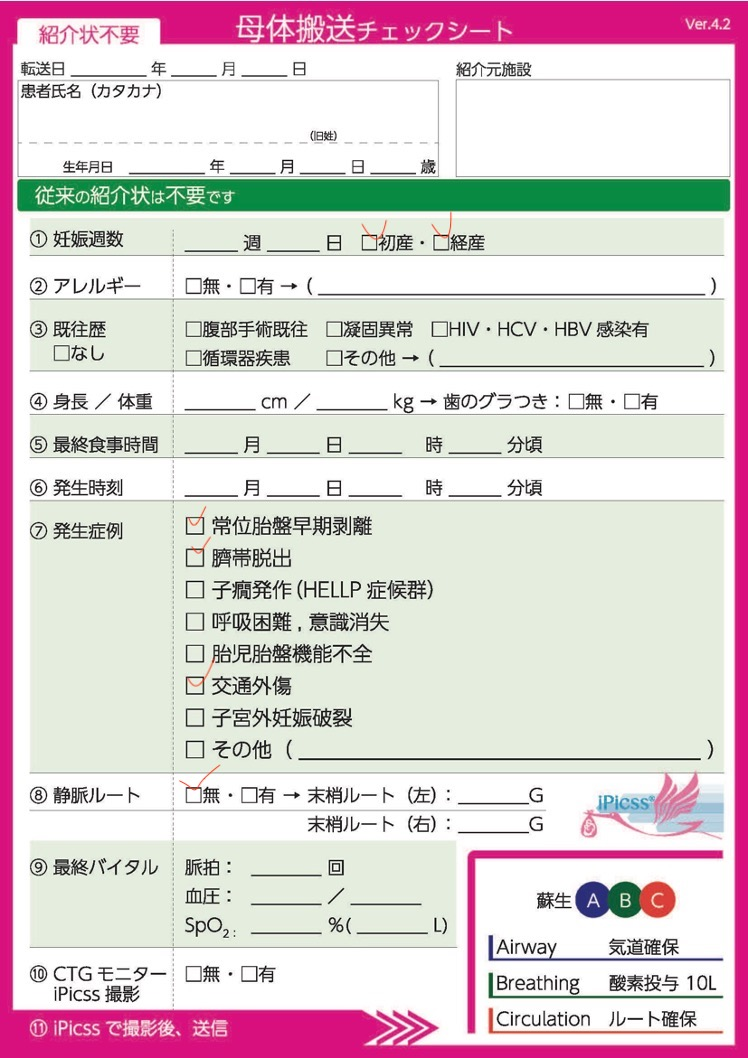
#> input picture sheet1.jpg, 748 x 1058 px
$ jupyter execute --allow-errors sample.ipynb
#> lines starting #> are read from the running program, lines starting #| are printed output that depends on the picture
[cell 1]
import cv2
import numpy as np
import matplotlib.pyplot as plt

[cell 2]
def plot_circles(image: np.ndarray) -> None:
    # Convert the image from BGR to RGB
    image_rgb = cv2.cvtColor(image, cv2.COLOR_BGR2RGB)

    # Plot the image
    plt.imshow(image_rgb)
    plt.show()

[cell 3]
"""cv2.HoughCircles()パラメーターの説明
        img: 入力画像
        method: 検出手法
        dp: 検出精度 値が大きいほど検出基準が緩くなり、値が小さいほど検出基準が厳しく
        minDist:検出される円同士が最低限離れていなければならない距離
        param1: 円検出におけるCannyエッジ検出の閾値(上限値)の設定、上限値以下, 下限値(paramの1/2)以上のものを正しいエッジとして判断.
        param2: 円の中心を検出する際の閾値、低い値にすると円の誤検出が多くなり、高い値にすると未検出が多くなる。
        minRadius: 検出する円の最小半径
        maxRadius: 検出する円の最大半径
"""
image = cv2.imread("./sheet1.jpg")
#> image is the input picture: shape (1058, 748, 3); mean B, G, R 210.8, 207.9, 221.1
print('load image')
gray_scale = cv2.cvtColor(image, cv2.COLOR_BGR2GRAY)
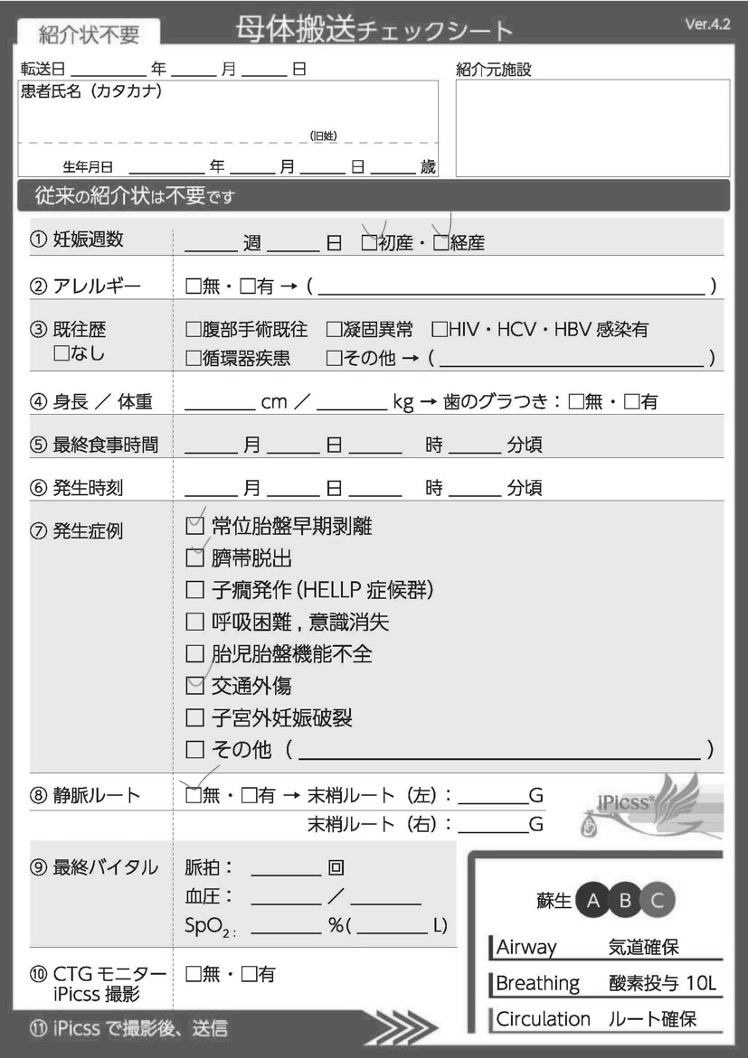
#> gray_scale: shape (1058, 748); min 0, max 255, mean 212.2

circles = cv2.HoughCircles(
    gray_scale,
    cv2.HOUGH_GRADIENT,
    dp=0.2,
    minDist=5,
    maxRadius=2
)
#> circles = None
print("detecting circles")

#cv2.circle関数のいくつかの引数は Int型である必要があるので、
#このタイミングで np.float型から整数値に丸め、さらに16ビット情報にキャストします
#> (the rest of this cell did not finish here and is left out)
